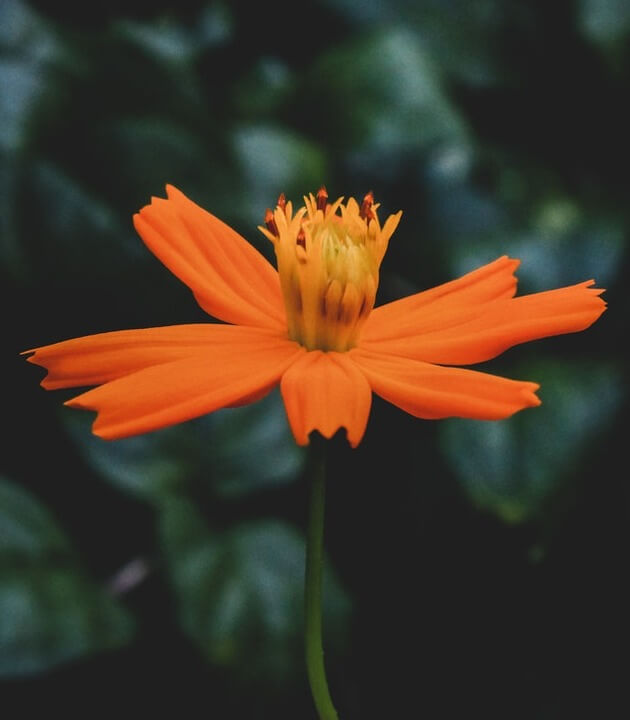
#> input picture DAY03/orange-flower.jpg, 630 x 720 px
$ python task5.py
#> lines starting #> are read from the running program, lines starting #| are printed output that depends on the picture
import cv2
import numpy as np
import matplotlib.pyplot as plt

#reading image OpenCv reads it in BGR format
img=cv2.imread("orange-flower.jpg")
#> img is the input picture: shape (720, 630, 3); mean B, G, R 40.5, 55.2, 67.7
rgb=img.copy()#copying image
height, width, channel=img.shape
#> height = 720; width = 630; channel = 3

#visiting every pixel and swapping blue and red values
for i in range(height):
    for j in range(width):
        rgb[i, j, 0]=img[i, j, 2]#red first
        rgb[i, j, 1]=img[i, j, 1]#green same
        rgb[i, j, 2]=img[i, j, 0]#blue last
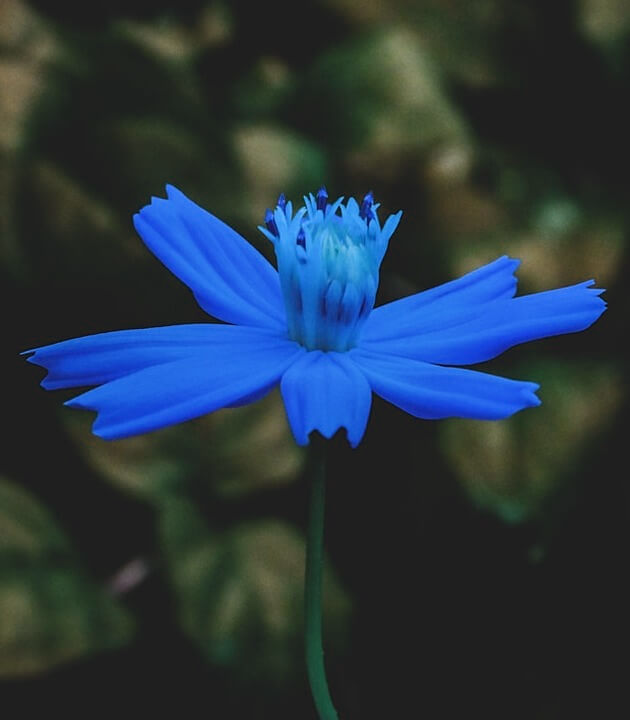
#> rgb: shape (720, 630, 3); mean B, G, R 67.7, 55.2, 40.5

#making an empty xyz image
xyz=np.zeros((height, width, 3), dtype=float)
for i in range(height):
    for j in range(width):
        r=rgb[i, j, 0]/255.0
        g=rgb[i, j, 1]/255.0
        b=rgb[i, j, 2]/255.0

        #applying gamma correction and this converts sRGB values into linear RGB values
        if r>0.04045:
            r=((r+0.055)/1.055)**2.4
        else:
            r=r/12.92

        if g>0.04045:
            g=((g+0.055)/1.055)**2.4
        else:
            g=g/12.92

        if b>0.04045:
            b=((b+0.055)/1.055)**2.4
        else:
            b=b/12.92

        #converting RGB to XYZ values
        X=(0.4124*r)+(0.3576*g)+(0.1805*b)
        Y=(0.2126*r)+(0.7152*g)+(0.0722*b)
        Z=(0.0193*r)+(0.1192*g)+(0.9505*b)

        #storing xyz values
        xyz[i, j, 0]=X
        xyz[i, j, 1]=Y
        xyz[i, j, 2]=Z
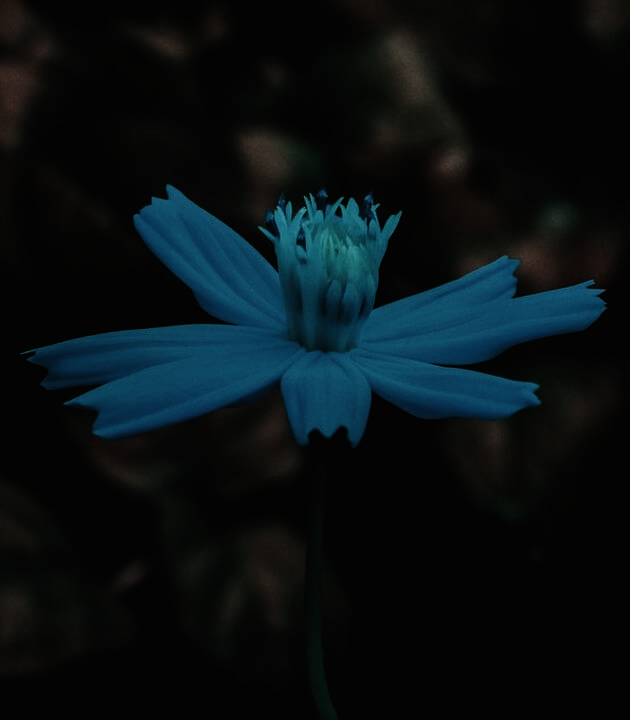
#> xyz: shape (720, 630, 3) float64; mean B, G, R 0.0791, 0.0669, 0.0332

#reference white values
Xn=0.95047
Yn=1.00000
Zn=1.08883

#an empty lab image
lab=np.zeros((height, width, 3), dtype=float)
for i in range(height):
    for j in range(width):
        #normalize xyz values
        X=xyz[i, j, 0]/Xn
        Y=xyz[i, j, 1]/Yn
        Z=xyz[i, j, 2]/Zn

        #applying formula
        if X>0.008856:
            X=X**(1/3)
        else:
            X=(7.787*X)+(16/116)

        if Y>0.008856:
            Y=Y**(1/3)
        else:
            Y=(7.787*Y)+(16/116)

        if Z>0.008856:
            Z=Z**(1/3)
        else:
            Z=(7.787*Z)+(16/116)

        #calculating lab values
        L=(116*Y)-16
        A=500*(X-Y)
        B=200*(Y-Z)

        lab[i, j, 0]=L
        lab[i, j, 1]=A
        lab[i, j, 2]=B
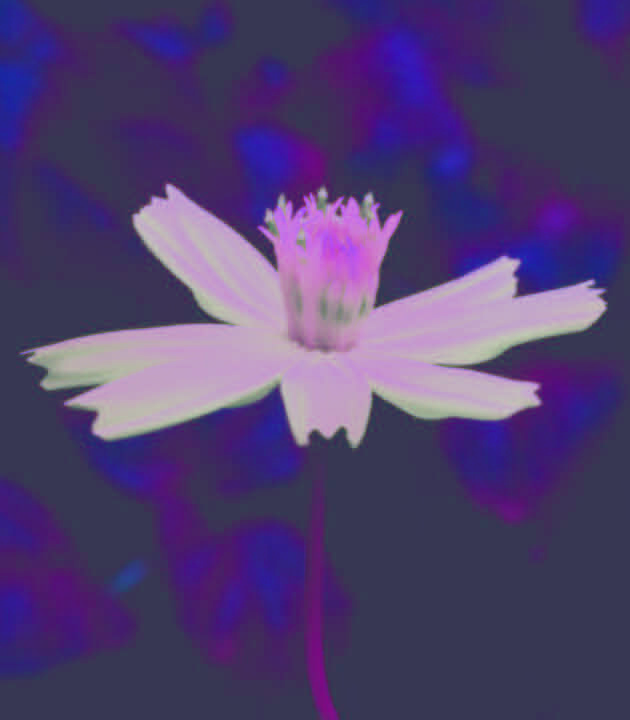
#> lab: shape (720, 630, 3) float64; mean B, G, R 24.4, 3.4, 10.8; drawn with min black and max white

#separate images for each LAB channels
channel_L=np.zeros((height, width), dtype=float)
channel_A=np.zeros((height, width), dtype=float)
channel_B=np.zeros((height, width), dtype=float)

for i in range(height):
    for j in range(width):
        channel_L[i, j]=lab[i, j, 0]#giving only lightness value to channel L
        channel_A[i, j]=lab[i, j, 1]#giving only green-red value to channel A
        channel_B[i, j]=lab[i, j, 2]#giving only blue-yellow value to channel B
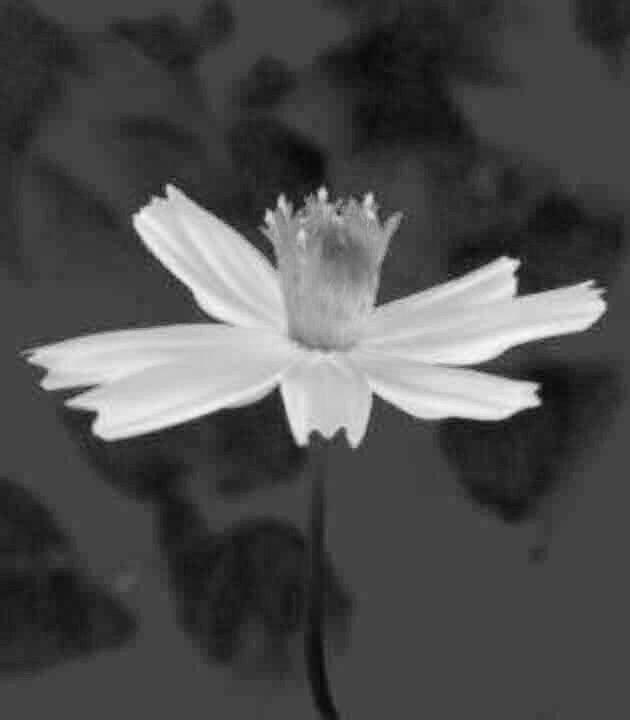
#> channel_A: shape (720, 630) float64; min -23.06, max 62.51, mean 3.4; drawn with min black and max white
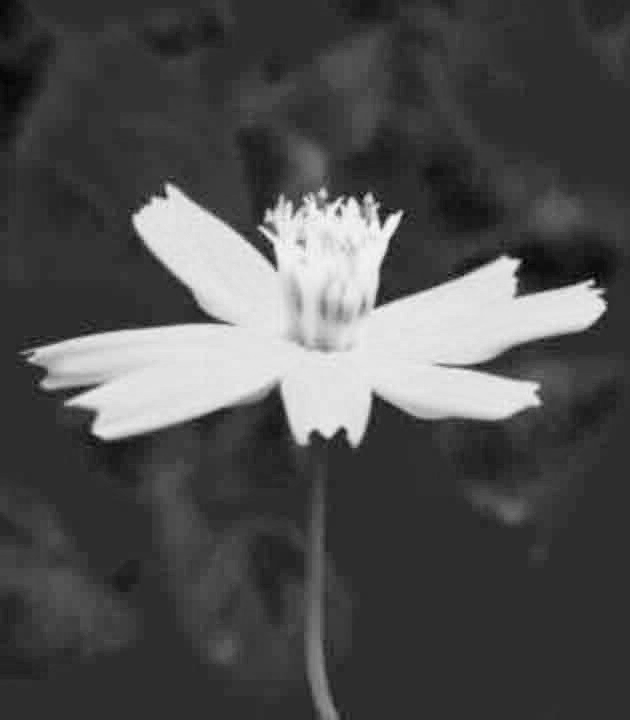
#> channel_B: shape (720, 630) float64; min -14.88, max 67.72, mean 10.8; drawn with min black and max white
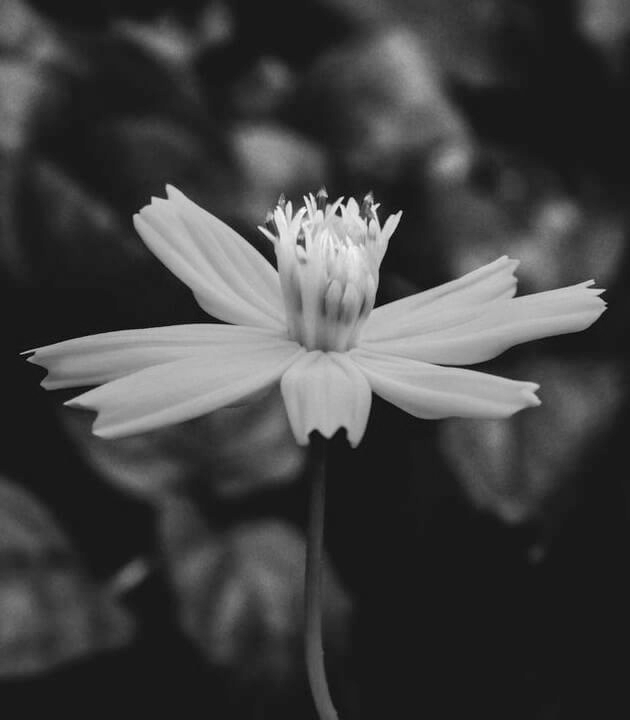
#> channel_L: shape (720, 630) float64; min 3.79, max 82.94, mean 24.4; drawn with min black and max white

plt.figure(figsize=(12, 8))
plt.subplot(2, 2, 1)
plt.imshow(rgb)
plt.title("RGB (original)")
plt.axis("off")

plt.subplot(2, 2, 2)
plt.imshow(channel_L, cmap="gray")
plt.title("L CHANNEL")
plt.axis("off")

plt.subplot(2, 2, 3)
plt.imshow(channel_A, cmap="gray")
plt.title("A CHANNEL")
plt.axis("off")

plt.subplot(2, 2, 4)
plt.imshow(channel_B, cmap="gray")
plt.title("B CHANNEL")
plt.axis("off")

plt.show()

#L channel represents brightness of image.
#0 means black
#100 means white
#it doesn't have color information

#A channel represents color between green and red.
#negative value means green
#positive value means red

#B channel represents color between blue and yellow.
#negative value means blue
#positive value means yellow

$ run again, with DAY03/task1(fig).png saved as DAY03/orange-flower.jpg
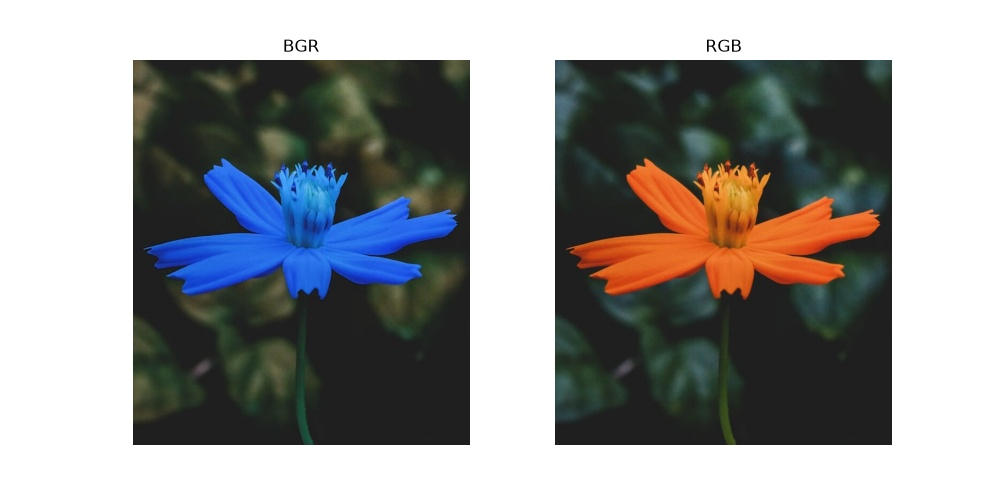
#> input picture DAY03/task1(fig).png, 1000 x 500 px
#> img is the input picture: shape (500, 1000, 3); mean B, G, R 150.4, 150.9, 150.4
#> after the loop `for i in range(height):`:
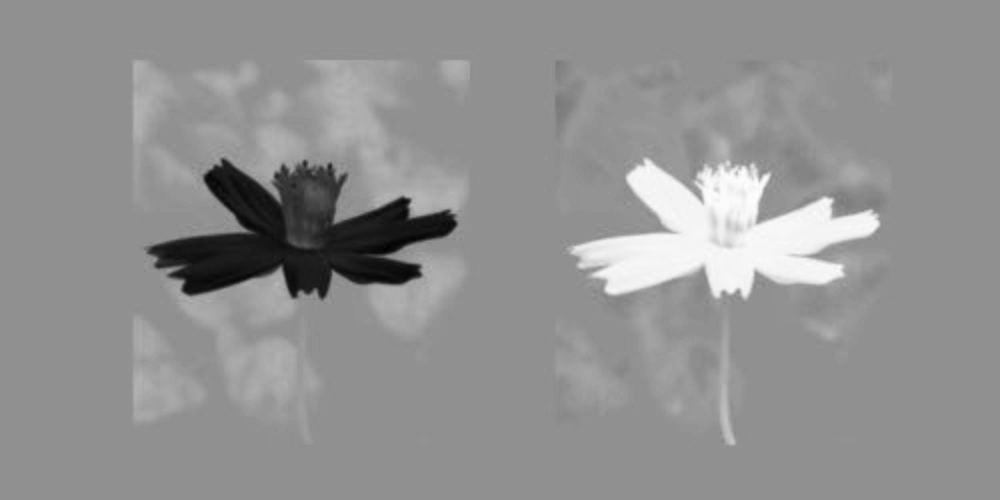
#> channel_B: shape (500, 1000) float64; min -83.69, max 64.05, mean 0.9; drawn with min black and max white
#> after the loop `for i in range(height):`:
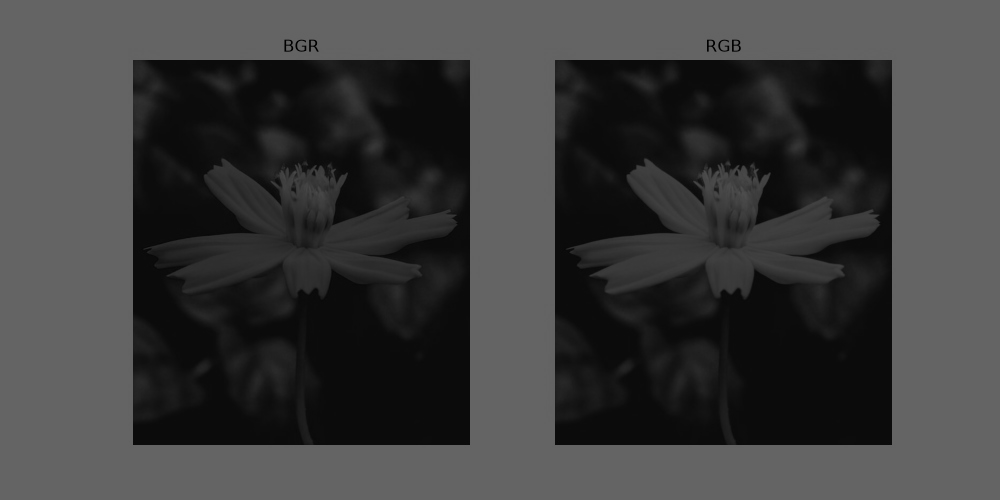
#> channel_L: shape (500, 1000) float64; min 0, max 100, mean 60.2
